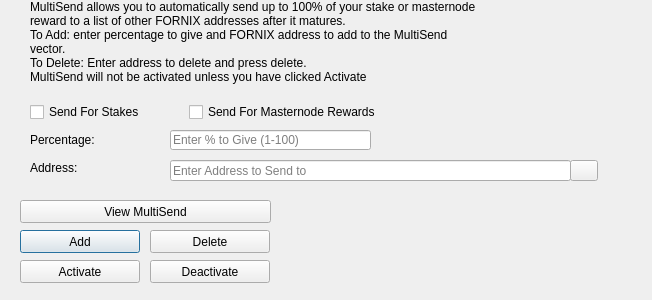
<?xml version="1.0" encoding="UTF-8"?>
<ui version="4.0">
 <class>MultiSendDialog</class>
 <widget class="QDialog" name="MultiSendDialog">
  <property name="windowModality">
   <enum>Qt::NonModal</enum>
  </property>
  <property name="geometry">
   <rect>
    <x>0</x>
    <y>0</y>
    <width>652</width>
    <height>300</height>
   </rect>
  </property>
  <property name="windowTitle">
   <string>MultiSend</string>
  </property>
  <widget class="QLineEdit" name="multiSendPercentEdit">
   <property name="geometry">
    <rect>
     <x>170</x>
     <y>130</y>
     <width>201</width>
     <height>20</height>
    </rect>
   </property>
   <property name="toolTip">
    <string>Enter whole numbers 1 - 100</string>
   </property>
   <property name="placeholderText">
    <string>Enter % to Give (1-100)</string>
   </property>
  </widget>
  <widget class="QLineEdit" name="multiSendAddressEdit">
   <property name="geometry">
    <rect>
     <x>170</x>
     <y>160</y>
     <width>401</width>
     <height>21</height>
    </rect>
   </property>
   <property name="toolTip">
    <string/>
   </property>
   <property name="placeholderText">
    <string>Enter Address to Send to</string>
   </property>
  </widget>
  <widget class="QLabel" name="label_2">
   <property name="geometry">
    <rect>
     <x>30</x>
     <y>0</y>
     <width>451</width>
     <height>121</height>
    </rect>
   </property>
   <property name="lineWidth">
    <number>1</number>
   </property>
   <property name="text">
    <string>MultiSend allows you to automatically send up to 100% of your stake or masternode reward to a list of other FORNIX addresses after it matures.
To Add: enter percentage to give and FORNIX address to add to the MultiSend vector.
To Delete: Enter address to delete and press delete.
MultiSend will not be activated unless you have clicked Activate</string>
   </property>
   <property name="alignment">
    <set>Qt::AlignLeading|Qt::AlignLeft|Qt::AlignTop</set>
   </property>
   <property name="wordWrap">
    <bool>true</bool>
   </property>
  </widget>
  <widget class="QLabel" name="message">
   <property name="geometry">
    <rect>
     <x>290</x>
     <y>200</y>
     <width>351</width>
     <height>91</height>
    </rect>
   </property>
   <property name="text">
    <string/>
   </property>
  </widget>
  <widget class="QPushButton" name="addButton">
   <property name="geometry">
    <rect>
     <x>20</x>
     <y>230</y>
     <width>120</width>
     <height>23</height>
    </rect>
   </property>
   <property name="toolTip">
    <string/>
   </property>
   <property name="statusTip">
    <string>Add to MultiSend Vector</string>
   </property>
   <property name="text">
    <string>Add</string>
   </property>
  </widget>
  <widget class="QPushButton" name="disableButton">
   <property name="geometry">
    <rect>
     <x>150</x>
     <y>260</y>
     <width>120</width>
     <height>23</height>
    </rect>
   </property>
   <property name="statusTip">
    <string>Deactivate MultiSend</string>
   </property>
   <property name="text">
    <string>Deactivate</string>
   </property>
  </widget>
  <widget class="QPushButton" name="addressBookButton">
   <property name="geometry">
    <rect>
     <x>570</x>
     <y>160</y>
     <width>28</width>
     <height>21</height>
    </rect>
   </property>
   <property name="toolTip">
    <string>Choose an address from the address book</string>
   </property>
   <property name="text">
    <string/>
   </property>
   <property name="icon">
    <iconset resource="../fornix.qrc">
     <normaloff>:/icons/address-book</normaloff>:/icons/address-book</iconset>
   </property>
   <property name="shortcut">
    <string>Alt+A</string>
   </property>
   <property name="autoDefault">
    <bool>false</bool>
   </property>
  </widget>
  <widget class="QLabel" name="label">
   <property name="geometry">
    <rect>
     <x>30</x>
     <y>130</y>
     <width>121</width>
     <height>20</height>
    </rect>
   </property>
   <property name="toolTip">
    <string>Percentage of stake to send</string>
   </property>
   <property name="text">
    <string>Percentage:</string>
   </property>
  </widget>
  <widget class="QLabel" name="label_5">
   <property name="geometry">
    <rect>
     <x>30</x>
     <y>160</y>
     <width>111</width>
     <height>16</height>
    </rect>
   </property>
   <property name="toolTip">
    <string>Address to send portion of stake to</string>
   </property>
   <property name="text">
    <string>Address:</string>
   </property>
  </widget>
  <widget class="QPushButton" name="deleteButton">
   <property name="geometry">
    <rect>
     <x>150</x>
     <y>230</y>
     <width>120</width>
     <height>23</height>
    </rect>
   </property>
   <property name="toolTip">
    <string/>
   </property>
   <property name="statusTip">
    <string>Delete Address From MultiSend Vector</string>
   </property>
   <property name="text">
    <string>Delete</string>
   </property>
  </widget>
  <widget class="QPushButton" name="activateButton">
   <property name="geometry">
    <rect>
     <x>20</x>
     <y>260</y>
     <width>120</width>
     <height>23</height>
    </rect>
   </property>
   <property name="statusTip">
    <string>Activate MultiSend</string>
   </property>
   <property name="text">
    <string>Activate</string>
   </property>
  </widget>
  <widget class="QPushButton" name="viewButton">
   <property name="geometry">
    <rect>
     <x>20</x>
     <y>200</y>
     <width>251</width>
     <height>23</height>
    </rect>
   </property>
   <property name="toolTip">
    <string/>
   </property>
   <property name="statusTip">
    <string>View MultiSend Vector</string>
   </property>
   <property name="text">
    <string>View MultiSend</string>
   </property>
  </widget>
  <widget class="QWidget" name="horizontalLayoutWidget">
   <property name="geometry">
    <rect>
     <x>30</x>
     <y>100</y>
     <width>351</width>
     <height>24</height>
    </rect>
   </property>
   <layout class="QHBoxLayout" name="horizontalLayout">
    <item>
     <widget class="QCheckBox" name="multiSendStakeCheckBox">
      <property name="text">
       <string>Send For Stakes</string>
      </property>
     </widget>
    </item>
    <item>
     <widget class="QCheckBox" name="multiSendMasternodeCheckBox">
      <property name="text">
       <string>Send For Masternode Rewards</string>
      </property>
     </widget>
    </item>
   </layout>
  </widget>
 </widget>
 <resources>
  <include location="../fornix.qrc"/>
 </resources>
 <connections/>
</ui>
